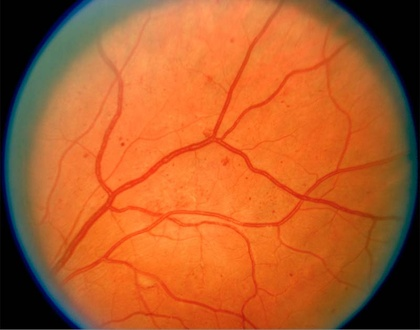
%> input picture Project 2/retina2.jpg, 420 x 330 px, shrunk from 800 x 628 before the run
$ octave canny_final.m   (GNU Octave 9; MATLAB toolbox functions it lacks are replaced by stand-ins)
%> lines starting %> are read from the running program, lines starting %| are printed output that depends on the picture; in (x1, y1, x2, y2) boxes, pixels count from 0 and x2, y2 are one past the last pixel; in counts of white or black regions, pixels touching at a corner belong together; the program's own positions count from 1
clc; clear;

% Loading the image
I = imread('retina2.jpg');
%> I is the input picture: size 330x420x3 uint8; mean R, G, B 177.1, 93, 43.6
img(:,:) = I(:,:,2); % Take the green channel only
%img(:,:) = rgb2gray(I);

% Visualize the loaded image
figure; imshow(I); title('A retinal image');

k = fspecial('gaussian',5,2); % Initializing the gaussian kernel

k_image=imfilter(img, k); % Smoothing with filter

% Vertical and horizontal kernels
kx=[-1 0 1; -2 0 2; -1 0 1];
ky=[-1 -2 -1; 0 0 0; 1 2 1];

gx=imfilter(img, kx); % x gradient
gy=imfilter(img, ky); % y gradient

mag = sqrt(double(gx).^2+double(gy).^2); %  Magnitude of the Gradient

angle = atan(double(gy)./double(gx)); % Orientation of change

% Finding the gradient orientation
for i=1:1:size(angle,1)
    for j=1:1:size(angle,2)
        if(angle(i,j)>=0)
            %positive, clock-wise
            if(abs(angle(i,j))<(pi/8))
                angle(i,j)=0;
            elseif(abs(angle(i,j))<((pi/4)+(pi/8)))
                angle(i,j)=pi/4;
            elseif(abs(angle(i,j))<((pi/2)+(pi/8)))
                angle(i,j)=pi/2;
            elseif(abs(angle(i,j))<((3*pi/4)+(pi/8)))
                angle(i,j)=3*pi/4;
            else
                angle(i,j)=pi;
            end
        else
            %negative, counter clock-wise
            if(abs(angle(i,j))<(pi/8))
                angle(i,j)=0;
            elseif(abs(angle(i,j))<((pi/4)+(pi/8)))
                angle(i,j)=-pi/4;
            elseif(abs(angle(i,j))<((pi/2)+(pi/8)))
                angle(i,j)=-pi/2;
            elseif(abs(angle(i,j))<((3*pi/4)+(pi/8)))
                angle(i,j)=-3*pi/4;
            else
                angle(i,j)=-pi;
            end
        end
    end
end
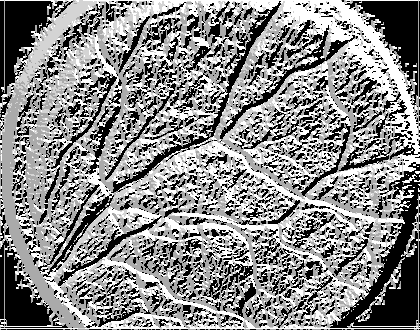
%> angle: size 330x420 double; min -3.14, max 1.57, mean -0.591; drawn with min black and max white

mag_pad = padarray(mag,[1 1],0,'both'); % Pad the image boundaries

% Finding the 4 case of no maximun supression
for i=1+1:1:size(mag,1)+1
    for j=1+1:1:size(mag,2)+1
        if(angle(i-1,j-1)==0||(angle(i-1,j-1)==pi)||(angle(i-1,j-1)==-pi)||(angle(i-1,j-1)==2*pi))
            if((mag_pad(i,j)<mag_pad(i,j-1))||(mag_pad(i,j)<mag_pad(i,j+1)))
                mag(i-1,j-1)=0;
            end
        elseif((angle(i-1,j-1)==pi/4)||(angle(i-1,j-1)==(-3*pi/4)))
            if((mag_pad(i,j)<mag_pad(i-1,j-1))||(mag_pad(i,j)<mag_pad(i+1,j+1)))
                mag(i-1,j-1)=0;
            end
        elseif(angle(i-1,j-1)==(pi/2)||(angle(i-1,j-1)==(-pi/2)))
            if((mag_pad(i,j)<mag_pad(i-1,j))||(mag_pad(i,j)<mag_pad(i+1,j)))
                mag(i-1,j-1)=0;
            end
        elseif(angle(i-1,j-1)==(3*pi/4)||(angle(i-1,j-1)==(-pi/4)))
            if((mag_pad(i,j)<mag_pad(i+1,j-1))||(mag_pad(i,j)<mag_pad(i-1,j+1)))
                mag(i-1,j-1)=0;
            end
        end
    end
end
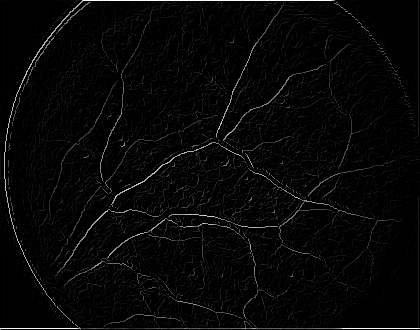
%> mag: size 330x420 double; min 0, max 261.1, mean 7.1; drawn with min black and max white

% Edge filtering using upper and lower threshold
thres_high = 0.2; thres_low = 0.1;

%Normalizing the gradient magnitude
mag_norm = mag - min(mag(:));
mag_norm = mag_norm ./ max(mag_norm(:));
% High and low threshold
high_edge=max(mag_norm(:));
%> high_edge = 1
low_edge=median(max(mag_norm));
%> low_edge = 0.977

%double thresholding and edge tracking
for i=1:1:size(mag_norm,1)
    for j=1:1:size(mag_norm,2)
        if(mag_norm(i,j)<thres_low)
            mag_norm(i,j)=0;
        elseif(mag_norm(i,j)<thres_high)
            mag_norm(i,j)=low_edge;
        else
            mag_norm(i,j)=high_edge;
        end
    end
end

% Clearing the clutter
for i=1+1:1:size(mag_norm,1)-1
    for j=1+1:1:size(mag_norm,2)-1
        if(mag_norm(i,j)==low_edge)
            if((mag_norm(i+1,j+1)==high_edge)||(mag_norm(i,j+1)==high_edge)||(mag_norm(i+1,j)==high_edge)||(mag_norm(i-1,j-1)==high_edge)||(mag_norm(i,j-1)==high_edge)||(mag_norm(i-1,j)==high_edge)||(mag_norm(i-1,j+1)==high_edge)||(mag_norm(i+1,j-1)==high_edge))
                mag_norm(i,j)=high_edge;
            else
                mag_norm(i,j)=0;
            end
        end
    end
end
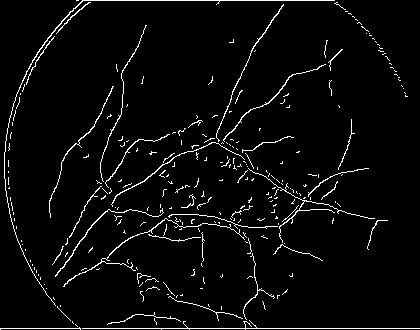
%> mag_norm: size 330x420 double; min 0, max 1, mean 0.0389

figure; imshow(mag_norm); title('Canny detection');

% Thining the edges
norm_img = mag_norm;

[L,n]=bwlabel(norm_img,8);            % length filtering
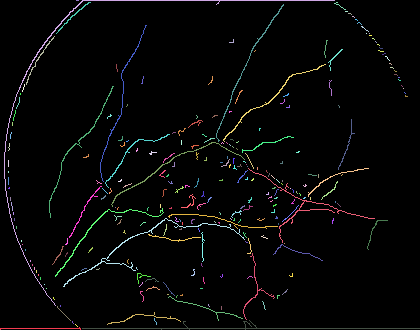
%> L: size 330x420 double; 259 distinct labels, from 0 to 258; one colour per label, 0 black
%> n = 258
for i=1:n
    [r, c]=find(L==i);
    [rn, r2]=size(r);
    if rn<10                      % the threshold of length filtering
        norm_img(r,c)=0;               % remove edge contours with less pixels
    end
end
%> this loop made 258 passes
%> (r, c, rn) on passes 3 to 5: ([148; 151; 144; 145; 146; 147; 149; 150], [9; 9; 10; 10; 10; 10; 10; 10], 8), ([161; 162; 163; 164; 165; 166; 167], [9; 9; 9; 9; 9; 9; 9], 7), ([172; 173], [9; 9], 2)
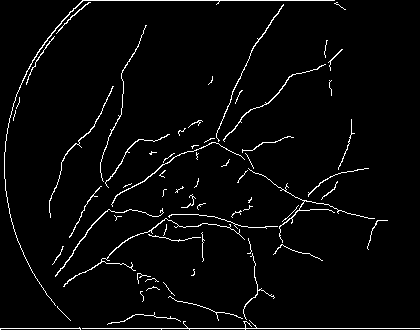
%> norm_img: size 330x420 double; 0.62% of pixels changed, all inside (x1, y1, x2, y2) = (8, 0, 408, 327)

level = graythresh(norm_img); % Threshold level
%> level = 0.486
imBw = imbinarize(norm_img,level); % Binary image
%> imBw: size 330x420 logical; 3.3% white in thin lines or dots
morph = bwmorph(imBw, 'thin');
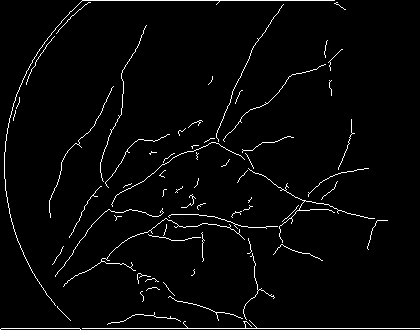
%> morph: size 330x420 logical; 2.8% white in thin lines or dots

figure; imshow(morph); title('Thinning result');

output=mag_norm;

% Superimposed result
C = imfuse(morph,I, 'blend');
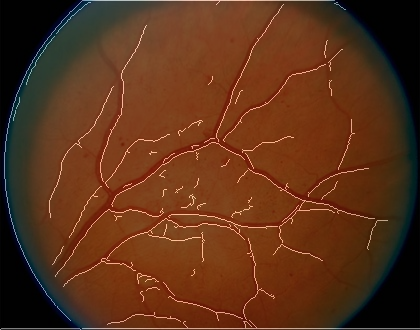
%> C: size 330x420x3 uint8; mean R, G, B 92.4, 50.3, 25.6
figure; imshow(C); title('Superimposed result');

subplot(2,2,1);
imshow(I); title('A retinal image');
subplot(2,2,2);
imshow(mag_norm); title('Canny detection');
subplot(2,2,3);
imshow(morph); title('Thinning result');
subplot(2,2,4);
imshow(C); title('Superimposed result');

$ run again, with Project 2/retina1.jpg copied over Project 2/retina2.jpg
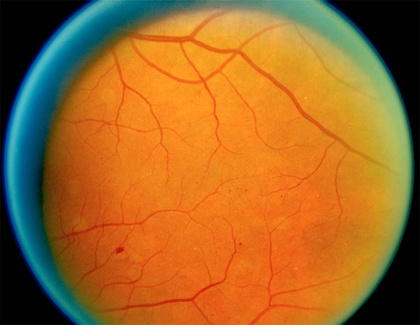
%> input picture Project 2/retina1.jpg, 420 x 325 px, shrunk from 800 x 619 before the run
%> I is the input picture: size 325x420x3 uint8; mean R, G, B 160.2, 104.3, 41.8
%> high_edge = 1
%> low_edge = 0.917
%> L: size 325x420 double; 287 distinct labels, from 0 to 286
%> n = 286
%> the loop `for i=1:n` made 286 passes
%> (r, c, rn) on passes 2, 4, 6: ([169; 170; 171], [7; 7; 7], 3), ([161; 162; 163], [8; 8; 8], 3), ([197; 198], [10; 10], 2)
%> after the loop `for i=1:n`:
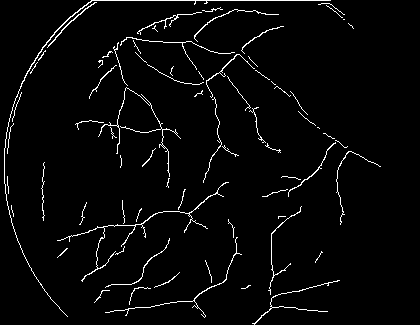
%> norm_img: size 325x420 double; min 0, max 1, mean 0.0308
%> level = 0.457
%> imBw: size 325x420 logical; 3.1% white in thin lines or dots, all inside (x1, y1, x2, y2) = (4, 0, 381, 325)
%> morph: size 325x420 logical; 2.7% white in thin lines or dots, all inside (x1, y1, x2, y2) = (4, 0, 381, 324)
%> `C = imfuse(morph,I, 'blend');`:
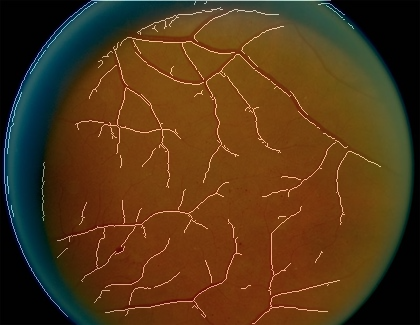
%> C: size 325x420x3 uint8; mean R, G, B 83.8, 55.8, 24.6

$ run again, with Project 2/1.jpg copied over Project 2/retina2.jpg
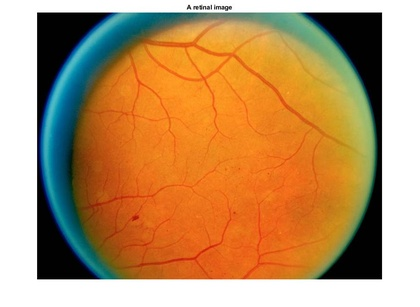
%> input picture Project 2/1.jpg, 420 x 307 px, shrunk from 974 x 712 before the run
%> I is the input picture: size 307x420x3 uint8; mean R, G, B 187.2, 147.1, 102.5
%> high_edge = 1
%> low_edge = 0.707
%> after the loop `for i=1+1:1:size(mag_norm,1)-1`:
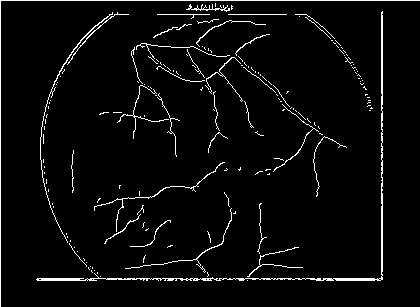
%> mag_norm: size 307x420 double; values 0 (black) and 1 (white), 3.9% white in thin lines or dots
%> L: size 307x420 double; 173 distinct labels, from 0 to 172
%> n = 172
%> the loop `for i=1:n` made 172 passes
%> (r, c, rn) on passes 4 to 6: ([135; 136; 137; 138; 139; 140; 141; 142; 143; 144], [44; 44; 44; 44; 44; 44; 44; 44; 44; 44], 10), ([160; 161; 162; 163], [44; 44; 44; 44], 4), ([127; 128; 129; 130], [45; 45; 45; 45], 4)
%> level = 0.498
%> imBw: size 307x420 logical; 3.6% white in thin lines or dots
%> morph: size 307x420 logical; 2.9% white in thin lines or dots
%> `C = imfuse(morph,I, 'blend');`:
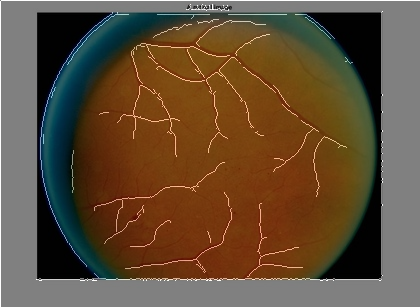
%> C: size 307x420x3 uint8; mean R, G, B 97.6, 77.6, 55.3
